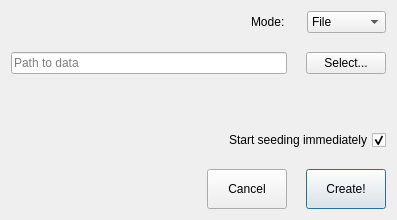
<?xml version="1.0" encoding="UTF-8"?>
<ui version="4.0">
 <class>CreateTorrentForm</class>
 <widget class="QDialog" name="CreateTorrentForm">
  <property name="geometry">
   <rect>
    <x>0</x>
    <y>0</y>
    <width>397</width>
    <height>220</height>
   </rect>
  </property>
  <property name="windowTitle">
   <string>Create torrent</string>
  </property>
  <layout class="QVBoxLayout" name="verticalLayout">
   <property name="spacing">
    <number>19</number>
   </property>
   <item>
    <layout class="QHBoxLayout" name="horizontalLayout_3">
     <item>
      <spacer name="horizontalSpacer_2">
       <property name="orientation">
        <enum>Qt::Horizontal</enum>
       </property>
       <property name="sizeHint" stdset="0">
        <size>
         <width>40</width>
         <height>20</height>
        </size>
       </property>
      </spacer>
     </item>
     <item>
      <widget class="QLabel" name="label">
       <property name="text">
        <string>Mode: </string>
       </property>
      </widget>
     </item>
     <item>
      <widget class="QComboBox" name="select_mode">
       <item>
        <property name="text">
         <string>File</string>
        </property>
       </item>
       <item>
        <property name="text">
         <string>Directory</string>
        </property>
       </item>
      </widget>
     </item>
    </layout>
   </item>
   <item>
    <layout class="QHBoxLayout" name="horizontalLayout">
     <item>
      <widget class="QLineEdit" name="path_to_data">
       <property name="readOnly">
        <bool>true</bool>
       </property>
       <property name="placeholderText">
        <string>Path to data</string>
       </property>
      </widget>
     </item>
     <item>
      <widget class="QPushButton" name="btn_select">
       <property name="text">
        <string>Select...</string>
       </property>
      </widget>
     </item>
    </layout>
   </item>
   <item>
    <spacer name="verticalSpacer">
     <property name="orientation">
      <enum>Qt::Vertical</enum>
     </property>
     <property name="sizeHint" stdset="0">
      <size>
       <width>20</width>
       <height>17</height>
      </size>
     </property>
    </spacer>
   </item>
   <item>
    <widget class="QCheckBox" name="chk_start_seeding">
     <property name="layoutDirection">
      <enum>Qt::RightToLeft</enum>
     </property>
     <property name="text">
      <string>Start seeding immediately</string>
     </property>
     <property name="checked">
      <bool>true</bool>
     </property>
    </widget>
   </item>
   <item>
    <layout class="QHBoxLayout" name="horizontalLayout_2">
     <item>
      <spacer name="horizontalSpacer">
       <property name="orientation">
        <enum>Qt::Horizontal</enum>
       </property>
       <property name="sizeHint" stdset="0">
        <size>
         <width>40</width>
         <height>20</height>
        </size>
       </property>
      </spacer>
     </item>
     <item>
      <widget class="QPushButton" name="btn_cancel">
       <property name="minimumSize">
        <size>
         <width>0</width>
         <height>40</height>
        </size>
       </property>
       <property name="text">
        <string>Cancel</string>
       </property>
      </widget>
     </item>
     <item>
      <widget class="QPushButton" name="btn_create">
       <property name="minimumSize">
        <size>
         <width>0</width>
         <height>40</height>
        </size>
       </property>
       <property name="styleSheet">
        <string notr="true">color: &quot;green&quot;</string>
       </property>
       <property name="text">
        <string>Create!</string>
       </property>
       <property name="default">
        <bool>true</bool>
       </property>
      </widget>
     </item>
    </layout>
   </item>
  </layout>
 </widget>
 <resources/>
 <connections/>
</ui>
